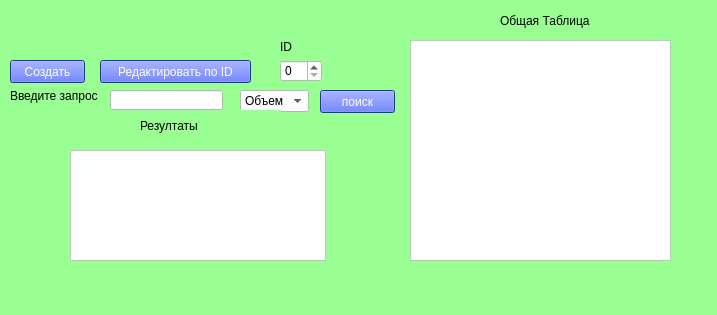
<?xml version="1.0" encoding="UTF-8"?>
<ui version="4.0">
 <class>MainWindow</class>
 <widget class="QMainWindow" name="MainWindow">
  <property name="geometry">
   <rect>
    <x>0</x>
    <y>0</y>
    <width>717</width>
    <height>315</height>
   </rect>
  </property>
  <property name="windowTitle">
   <string>MainWindow</string>
  </property>
  <property name="styleSheet">
   <string notr="true">background-color: rgb(153, 255, 146);</string>
  </property>
  <widget class="QWidget" name="centralwidget">
   <widget class="QLabel" name="label">
    <property name="geometry">
     <rect>
      <x>10</x>
      <y>80</y>
      <width>101</width>
      <height>31</height>
     </rect>
    </property>
    <property name="text">
     <string>Введите запрос</string>
    </property>
   </widget>
   <widget class="QLineEdit" name="poisk">
    <property name="geometry">
     <rect>
      <x>110</x>
      <y>90</y>
      <width>113</width>
      <height>20</height>
     </rect>
    </property>
    <property name="styleSheet">
     <string notr="true">background-color: rgb(255, 255, 255);</string>
    </property>
   </widget>
   <widget class="QComboBox" name="comboBox">
    <property name="geometry">
     <rect>
      <x>240</x>
      <y>90</y>
      <width>69</width>
      <height>22</height>
     </rect>
    </property>
    <property name="styleSheet">
     <string notr="true">background-color: rgb(255, 255, 255);</string>
    </property>
    <item>
     <property name="text">
      <string>Объем</string>
     </property>
    </item>
    <item>
     <property name="text">
      <string>Название</string>
     </property>
    </item>
    <item>
     <property name="text">
      <string>Степень обжарки</string>
     </property>
    </item>
    <item>
     <property name="text">
      <string>Состояние</string>
     </property>
    </item>
   </widget>
   <widget class="QListWidget" name="listWidget">
    <property name="geometry">
     <rect>
      <x>70</x>
      <y>150</y>
      <width>256</width>
      <height>111</height>
     </rect>
    </property>
    <property name="styleSheet">
     <string notr="true">background-color: rgb(255, 255, 255);</string>
    </property>
   </widget>
   <widget class="QLabel" name="label_2">
    <property name="geometry">
     <rect>
      <x>140</x>
      <y>110</y>
      <width>141</width>
      <height>31</height>
     </rect>
    </property>
    <property name="text">
     <string>Резултаты</string>
    </property>
   </widget>
   <widget class="QPushButton" name="poisk_btn">
    <property name="geometry">
     <rect>
      <x>320</x>
      <y>90</y>
      <width>75</width>
      <height>23</height>
     </rect>
    </property>
    <property name="styleSheet">
     <string notr="true">background-color: rgb(41, 69, 255);
color: rgb(255, 255, 255);</string>
    </property>
    <property name="text">
     <string>поиск</string>
    </property>
   </widget>
   <widget class="QTableWidget" name="tableWidget">
    <property name="geometry">
     <rect>
      <x>410</x>
      <y>40</y>
      <width>261</width>
      <height>221</height>
     </rect>
    </property>
    <property name="styleSheet">
     <string notr="true">background-color: rgb(255, 255, 255);</string>
    </property>
   </widget>
   <widget class="QLabel" name="label_3">
    <property name="geometry">
     <rect>
      <x>500</x>
      <y>10</y>
      <width>121</width>
      <height>21</height>
     </rect>
    </property>
    <property name="text">
     <string>Общая Таблица</string>
    </property>
   </widget>
   <widget class="QPushButton" name="red_btn">
    <property name="geometry">
     <rect>
      <x>100</x>
      <y>60</y>
      <width>151</width>
      <height>23</height>
     </rect>
    </property>
    <property name="styleSheet">
     <string notr="true">background-color: rgb(41, 69, 255);
color: rgb(255, 255, 255);</string>
    </property>
    <property name="text">
     <string>Редактировать по ID</string>
    </property>
   </widget>
   <widget class="QSpinBox" name="id">
    <property name="geometry">
     <rect>
      <x>280</x>
      <y>60</y>
      <width>42</width>
      <height>22</height>
     </rect>
    </property>
    <property name="styleSheet">
     <string notr="true">background-color: rgb(255, 255, 255);</string>
    </property>
   </widget>
   <widget class="QPushButton" name="create_btn">
    <property name="geometry">
     <rect>
      <x>10</x>
      <y>60</y>
      <width>75</width>
      <height>23</height>
     </rect>
    </property>
    <property name="styleSheet">
     <string notr="true">background-color: rgb(41, 69, 255);
color: rgb(255, 255, 255);</string>
    </property>
    <property name="text">
     <string>Создать</string>
    </property>
   </widget>
   <widget class="QLabel" name="label_4">
    <property name="geometry">
     <rect>
      <x>280</x>
      <y>40</y>
      <width>47</width>
      <height>13</height>
     </rect>
    </property>
    <property name="text">
     <string>ID</string>
    </property>
   </widget>
  </widget>
  <widget class="QMenuBar" name="menubar">
   <property name="geometry">
    <rect>
     <x>0</x>
     <y>0</y>
     <width>717</width>
     <height>21</height>
    </rect>
   </property>
  </widget>
  <widget class="QStatusBar" name="statusbar"/>
 </widget>
 <resources/>
 <connections/>
</ui>
